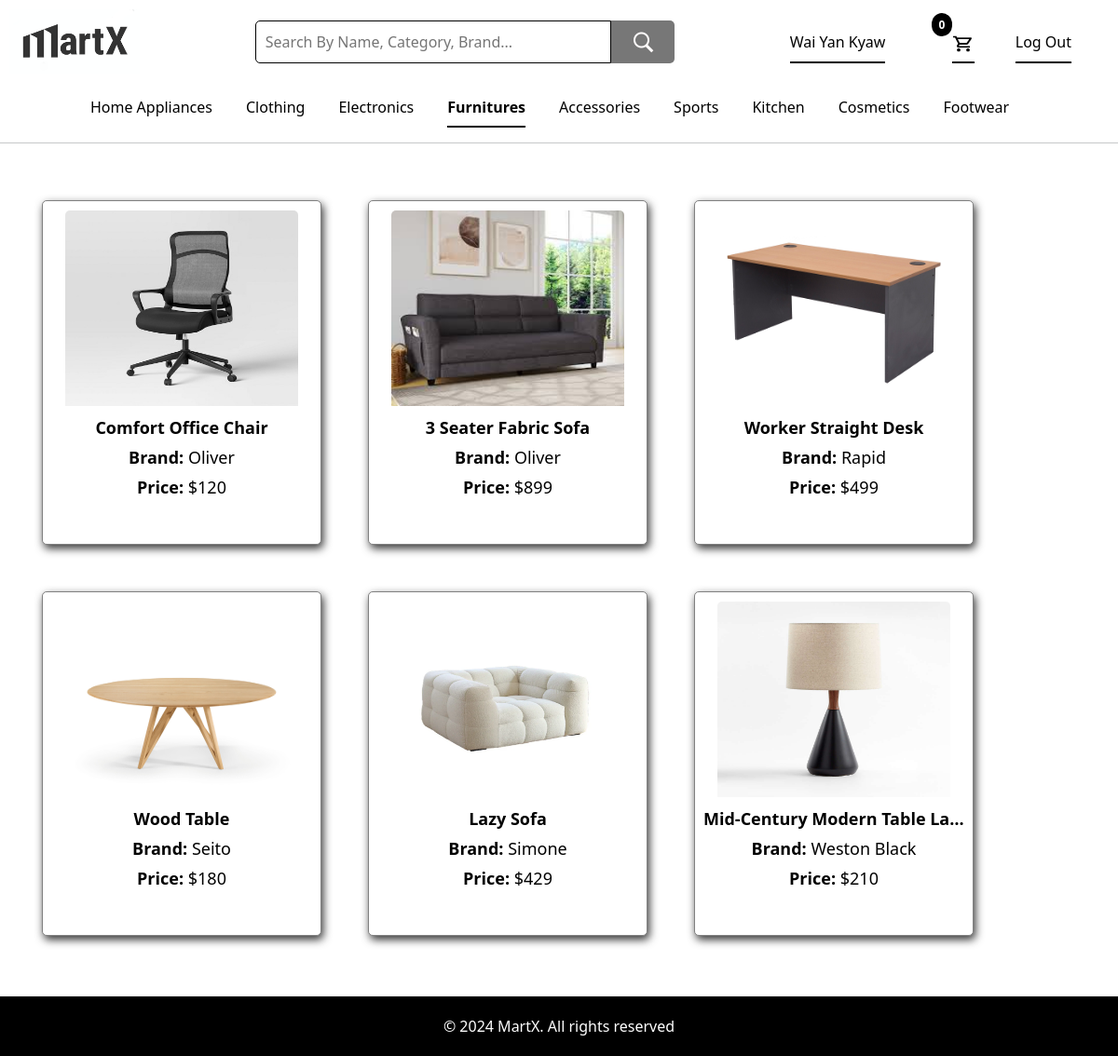
Page /User/Furnitures.php (signed in) on the committed database.
### tables this page shows
CREATE TABLE `user` (
  `UserID` int(11) NOT NULL,
  `Username` varchar(50) NOT NULL,
  `Phone` varchar(15) NOT NULL,
  `Email` varchar(255) NOT NULL,
  `Address` varchar(255) NOT NULL,
  `DOB` date NOT NULL,
  `Password` varchar(255) NOT NULL,
  `blockStatus` int(1) NOT NULL DEFAULT 0
);

CREATE TABLE `items` (
  `itemID` int(11) NOT NULL,
  `itemName` varchar(255) NOT NULL,
  `itemCategory` varchar(100) NOT NULL,
  `itemBrand` varchar(100) NOT NULL,
  `itemPrice` int(11) NOT NULL,
  `itemQuantity` int(11) NOT NULL,
  `itemPhoto` longblob NOT NULL
);

### User/Furnitures.php (the view, shortened to what this page needs)
<?php
$host = "localhost";
$user = "root";
$passwd = "";
$database = "martx";
$tabledb = "user";
$ID = $_SESSION['ID'];
$con = mysqli_connect($host,$user,$passwd,$database) or die("Could not connect to the database");
$query = "SELECT Username from $tabledb WHERE UserID = $ID";
$result = mysqli_query($con,$query);
if($result){
    $row = mysqli_fetch_array($result,MYSQLI_ASSOC);
    $USERNAME = $row['Username'];
}else{
    echo "Error";
}
$cartquery = "SELECT * FROM cartitems where cartID = '$ID'";
$carttotal = mysqli_query($con, $cartquery);
if($carttotal){
    $cartItemsCount = mysqli_num_rows($carttotal);
}else{
    echo "Error";
}
?>
<!DOCTYPE html>
<html lang="en">
<head>
    <link href="https://cdn.jsdelivr.net/npm/bootstrap@5.3.3/dist/css/bootstrap.min.css" rel="stylesheet">
    <link href="LStyle.css" rel="stylesheet">
</head>
<body>
    <div class="top">
        <div>
            <a href="Home.php"><img src="../Image/pic.png" alt="MartX" height="70px" width="140px"></a>
        </div>
        <div>
            <form class="search-form" action="Search.php">
                <input type="text" id="search" name="search" placeholder="Search By Name, Category, Brand...">
                <button type="submit"><img src="../Image/search.png" height="25px" width="25px"></button>
            </form>
        </div>
        <div class="login">
            <a href="Profile.php"><?php echo $USERNAME?></a>
            <span class="cart-count"><?php echo $cartItemsCount ?></span>
            <a href="../Cart/Cart.php" class="cart-link"><img src="../Image/cart.png" width="24px" height="20px"></a>
            <a href="../Main/destroy_session.php">Log Out</a>
        </div>
    </div>
    <ul class="nav nav-underline">
        <li class="nav-item">
            <a class="nav-link" href="HomeAppliances.php">Home Appliances</a>
        </li>
        <li class="nav-item">
            <a class="nav-link" href="Clothing.php">Clothing</a>
        </li>
        <li class="nav-item">
            <a class="nav-link" href="Electronics.php">Electronics</a>
        </li>
        <li class="nav-item">
            <a class="nav-link active" href="#">Furnitures</a>
        </li>
        <li class="nav-item">
            <a class="nav-link" href="Accessories.php">Accessories</a>
        </li>
        <li class="nav-item">
            <a class="nav-link" href="Sports.php">Sports</a>
        </li>
        <li class="nav-item">
            <a class="nav-link" href="Kitchen.php">Kitchen</a>
        </li>
        <li class="nav-item">
            <a class="nav-link" href="Cosmetics.php">Cosmetics</a>
        </li>
        <li class="nav-item">
            <a class="nav-link" href="Footwear.php">Footwear</a>
        </li>
    </ul>
    <hr>
    <div class="item-flex-container">
    <?php
    $host = "localhost";
    $user = "root";
    $passwd = "";
    $database = "martx";
    $tabledb = "items";
    $con = mysqli_connect($host,$user,$passwd,$database) or die("Could not connect to database");
    $query = "select * from $tabledb where itemCategory = 'Furnitures'";
    $result = mysqli_query($con,$query);
    if($result){
        $row_count = mysqli_num_rows($result);
        if ($row_count > 0) {
            while ($row = mysqli_fetch_array($result, MYSQLI_ASSOC)) {
                echo "<form action='../Order/buy.php' method='POST'>";
                echo "<button type='submit' class='item-container'>";
                echo "<img class='item-image' src='../Items/{$row['itemCategory']}/{$row['itemPhoto']}' alt='{$row['itemName']}'>";
                echo "<div class='item-details'>";
                echo "<p class='item-name'>{$row['itemName']}</p>";
                echo "<p class='item-detail'><strong>Brand:</strong> {$row['itemBrand']}</p>";
                echo "<p class='item-detail'><strong>Price:</strong> \${$row['itemPrice']}</p>";
                echo "</div>";
                echo "</button>";
                echo "</form>";
            }
        }else{
            echo "<div class='no-data-found'>No item found!</div>";
        }
    }else {
        echo "<script>alert('Error occuring!');</script>";
    }
    ?>
    </div>
    <footer>
        <p>&copy; 2024 MartX. All rights reserved</p>
    </footer>
</body>
</html>

### User/LStyle.css (style rules this page uses)
.top { display: flex; justify-content: space-between; align-items: center; padding: 10px 10px; }
.login a { margin-right: 40px; text-decoration: none; color: #000; padding: 10px 0; border-bottom: 2px solid black; }
.cart-count { position: relative; top: -20px; left: 5px; background-color: black; color: white; border-radius: 50%; padding: 4px 8px; font-size: 12px; font-weight: bold; }
.search-form { display: flex; width: 450px; }
.search-form input[type="text"] { padding: 10px; border: 0.5px solid #000; border-radius: 5px 0 0 5px; width: 85%; }
.search-form button { padding: 10px 20px; background-color: #777; color: #000; border: none; border-radius: 0 5px 5px 0; cursor: pointer; width: 15%; }
.nav.nav-underline { display: flex; justify-content: center; margin-top: 5px; }
.nav-item a { color: #000; margin-right: 20px; }
footer { background-color: black; color: #fff; position: relative; bottom: 0; width: 100%; padding: 15px 0; }
footer p { margin: 5px 0; text-align: center; }
.item-container { display: flex; flex-direction: column; border: 1px solid grey; border-radius: 5px; box-shadow: 2px 4px 10px rgba(0, 0, 0, 0.8); background-color: white; transition: box-shadow 0.3s ease; width: 300px; height: 370px; margin: 25px; align-items: center; }
.item-image { display: flex; width: 250px; height: 210px; border-top-left-radius: 5px; border-top-right-radius: 5px; }
.item-details { display: block; padding: 5px; color: #000; width: 290px; }
.item-name { font-size: 18px; font-weight: bold; margin: 5px 0; overflow: hidden; text-overflow: ellipsis; white-space: nowrap; }
.item-detail { font-size: 18px; margin: 5px 0; overflow: hidden; text-overflow: ellipsis; white-space: nowrap; }
.item-flex-container { width: fit-content; margin: auto; justify-content: start; display: flex; flex-wrap: wrap; flex-direction: row; padding: 20px; margin-bottom: 20px; }
button { background-color: black; color: #fff; padding: 10px; border: none; border-radius: 4px; cursor: pointer; width: 100%; }

### rows in the picture
user: Username "Wai Yan Kyaw"
items: itemCategory+itemPhoto+itemName (picture), itemName "Comfort Office Chair", itemBrand "Oliver", itemPrice "120"
items: itemCategory+itemPhoto+itemName (picture), itemName "3 Seater Fabric Sofa", itemBrand "Oliver", itemPrice "899"
items: itemCategory+itemPhoto (picture), itemName "Worker Straight Desk", itemBrand "Rapid", itemPrice "499"
items: itemCategory+itemPhoto (picture), itemName "Wood Table", itemBrand "Seito", itemPrice "180"
items: itemCategory+itemPhoto+itemName (picture), itemName "Lazy Sofa", itemBrand "Simone", itemPrice "429"
items: itemCategory+itemPhoto+itemName (picture), itemName "Mid-Century Modern Table La…", itemBrand "Weston Black", itemPrice "210"

### other values in the picture
$cartItemsCount "0"
